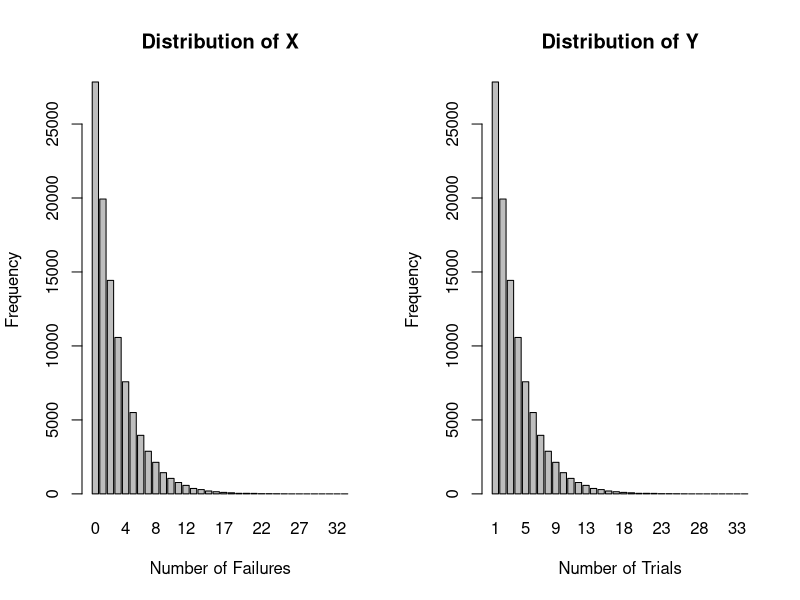

R code for this plot:
#Task Name: R Tutorial 9
#Name:Karabo Siyabonga
#Surname:Mgwenya
#Student No.:g24m5008

#1.Y=# of trials before the first success
#y~geo(p=0,28)

#1.a) P(Y=3)=P(X+1=3)=P(X=2)
p<-0.28
dgeom(x=2,prob=p)
#The output in R is: 0.145152

#1.b) P(Y=2)=P(X+1=2)=P(X=1)
dgeom(x=1,prob = p)
#The output in R is: 0.2016

#1.c) P(Y=1)=P(X+1=1)=p(X=0)
dgeom(x=0,prob = p)
#The output in R is: 0.28

#1.d) P(Y<=3)=P(X+1<=3)=P(X<=2)
pgeom(q=2,prob = p)
#The output in R is: 0.626752

#1.e) P(Y>3)=P(Y>=4)=1-P(Y<=3)=1-P(X+1<=3)=1-P(X<=2)
1-0.626752
#The output in R is: 0.373248

#1.f)
set.seed(1234)  
X <- rgeom(n=100000, p)
X

#1.g) X+1=Y Y=X-1
Y<-X+1
Y

#1.h)
mean_x<-(1/p)-1
mean_x
#The theoretical mean of X = 2.571429
mean_y <- 1 / p
mean_y
#The theoretical mean of Y = 3.571429

#1.i)
mean_X <- mean(X)
mean_X
#The mean of X = 2.59034
mean_Y <- mean(Y)
mean_Y
#The mean of Y = 3.59034

#1.j)
par(mfrow = c(1, 2))
barplot(table(X), main = "Distribution of X", xlab = "Number of Failures", ylab = "Frequency")
barplot(table(Y), main = "Distribution of Y", xlab = "Number of Trials", ylab = "Frequency")

#2.Y = # of trials before the first success
#Y ~ geo(p=0.2)
#2.a)P(Y=3)=P(X+1=3)=P(X=2)
p<- 0.2
dgeom(x=2, prob = p)
#The output in R is: 0.128

#2.b)P(Y=2)=P(X+1=2)=P(X=1)
dgeom(x=1,prob = p)
#The output in R is: 0.16

#2.c)E[Y]=E[X+1]=E[X]+1=(1/p)+1
(1/p)+1
#The driller can expect to drill 6 holes

#2.d.i)
n<-10
#P(Y=3)
dbinom(3,n,p)
#The probability that he has three successful wells = 0.2013266

#2.d.ii)P(Y=0)
dbinom(0,n,p)
#The probability that he will fail to find a productive well = 0.1073742